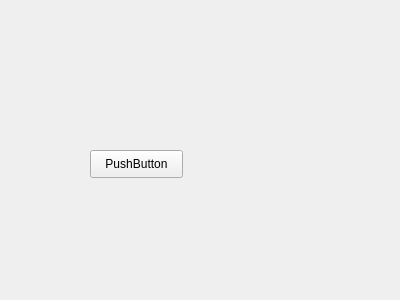
<?xml version="1.0" encoding="UTF-8"?>
<ui version="4.0">
 <class>paintwidget</class>
 <widget class="QWidget" name="paintwidget">
  <property name="geometry">
   <rect>
    <x>0</x>
    <y>0</y>
    <width>400</width>
    <height>300</height>
   </rect>
  </property>
  <property name="windowTitle">
   <string>paintwidget</string>
  </property>
  <widget class="QPushButton" name="pushButton">
   <property name="geometry">
    <rect>
     <x>90</x>
     <y>150</y>
     <width>93</width>
     <height>28</height>
    </rect>
   </property>
   <property name="text">
    <string>PushButton</string>
   </property>
  </widget>
 </widget>
 <layoutdefault spacing="6" margin="11"/>
 <resources/>
 <connections/>
</ui>
